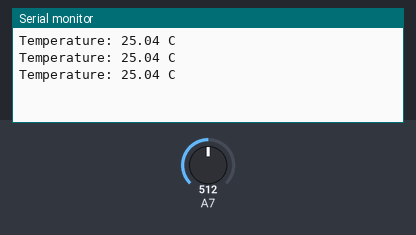
This sketch was run on a simulated Arduino Mega 2560, built with avr-gcc and run on an emulated ATmega2560. Shown: the last lines printed to the serial monitor. Inputs (shaded band) come from the test bench; at power-on: A7 = 512.

Above: at 1.3 s.
1.4 s: A7 set to 716
At 1.9 s:
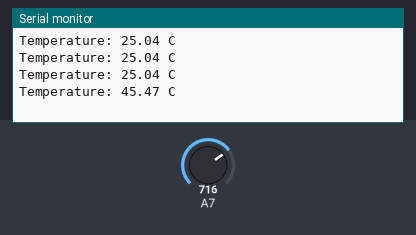
2.9 s: A7 set to 900
At 3.4 s:
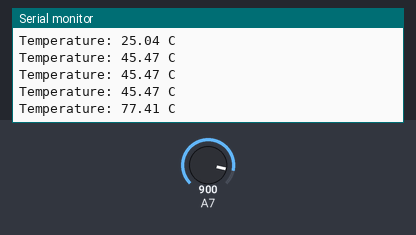
Timing chart, 0 to 5.9 s (numbered marks = the images above; inputs shaded):
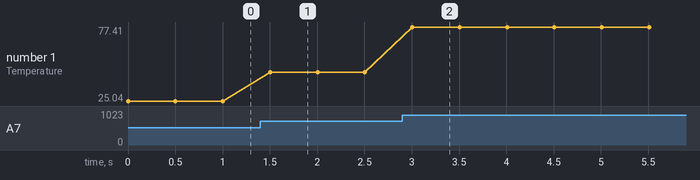

Measured:
- after the input at 1.4 s, the serial monitor: prints a new line after 0.10 s (image 1)
- after the input at 2.9 s, the serial monitor: prints a new line after 0.11 s (image 2)
- plotted number 1: 25.04 → 45.47 after the input at 1.4 s, 45.47 → 77.41 after the input at 2.9 s

The sketch:

TemperaturaKY0-13.ino
```cpp
int ThermistorPin = 39;
int Vo;
float R1 = 10000; // value of R1 on board
float logR2, R2, T;
float c1 = 0.001129148, c2 = 0.000234125, c3 = 0.0000000876741; //steinhart-hart coeficients for thermistor
void setup() {
  Serial.begin(9600);
}
void loop() {
  Vo = analogRead(ThermistorPin);
  R2 = R1 * (1023.0 / (float)Vo - 1.0); //calculate resistance on thermistor
  logR2 = log(R2);
  T = (1.0 / (c1 + c2*logR2 + c3*logR2*logR2*logR2)); // temperature in Kelvin
  T = T - 273.15; //convert Kelvin to Celcius
 // T = (T * 9.0)/ 5.0 + 32.0; //convert Celcius to Farenheit
  Serial.print("Temperature: ");
  Serial.print(T);
  Serial.println(" C");
  delay(500);
}
```
